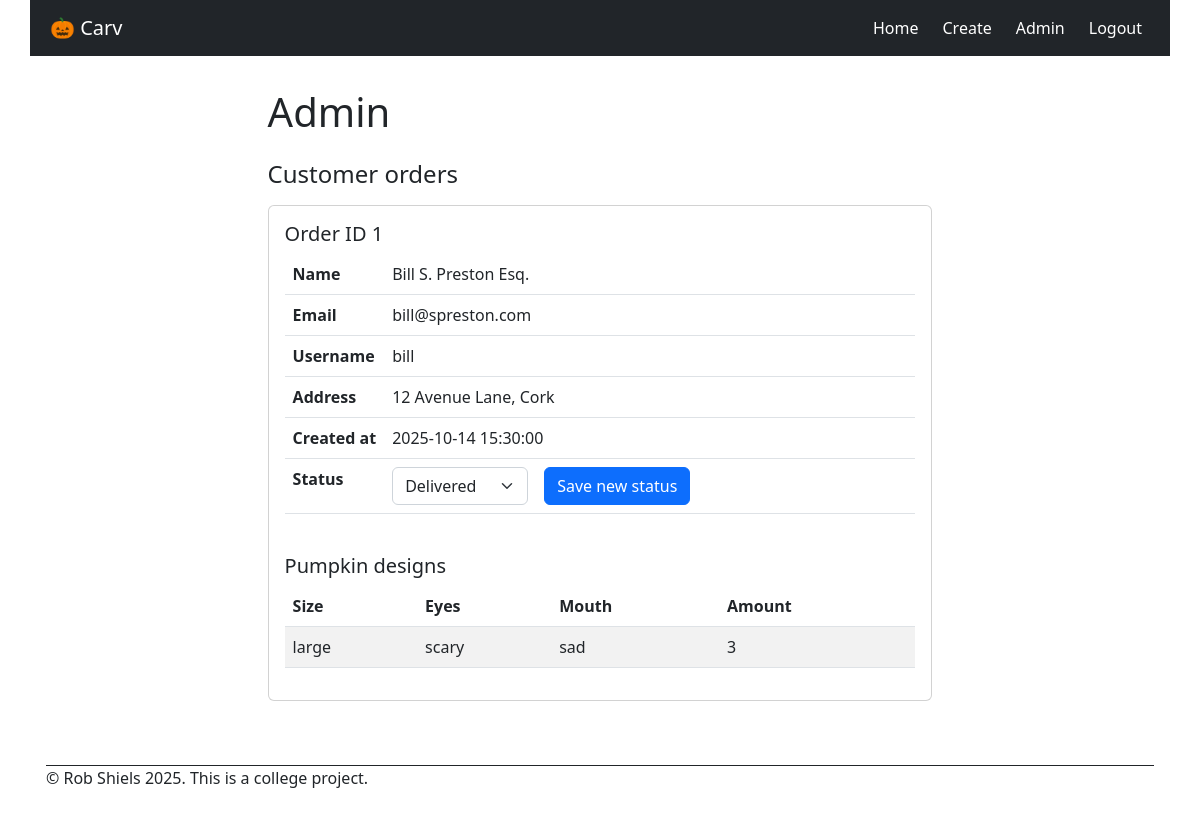
Page /admin (signed in) on the earlier database version.
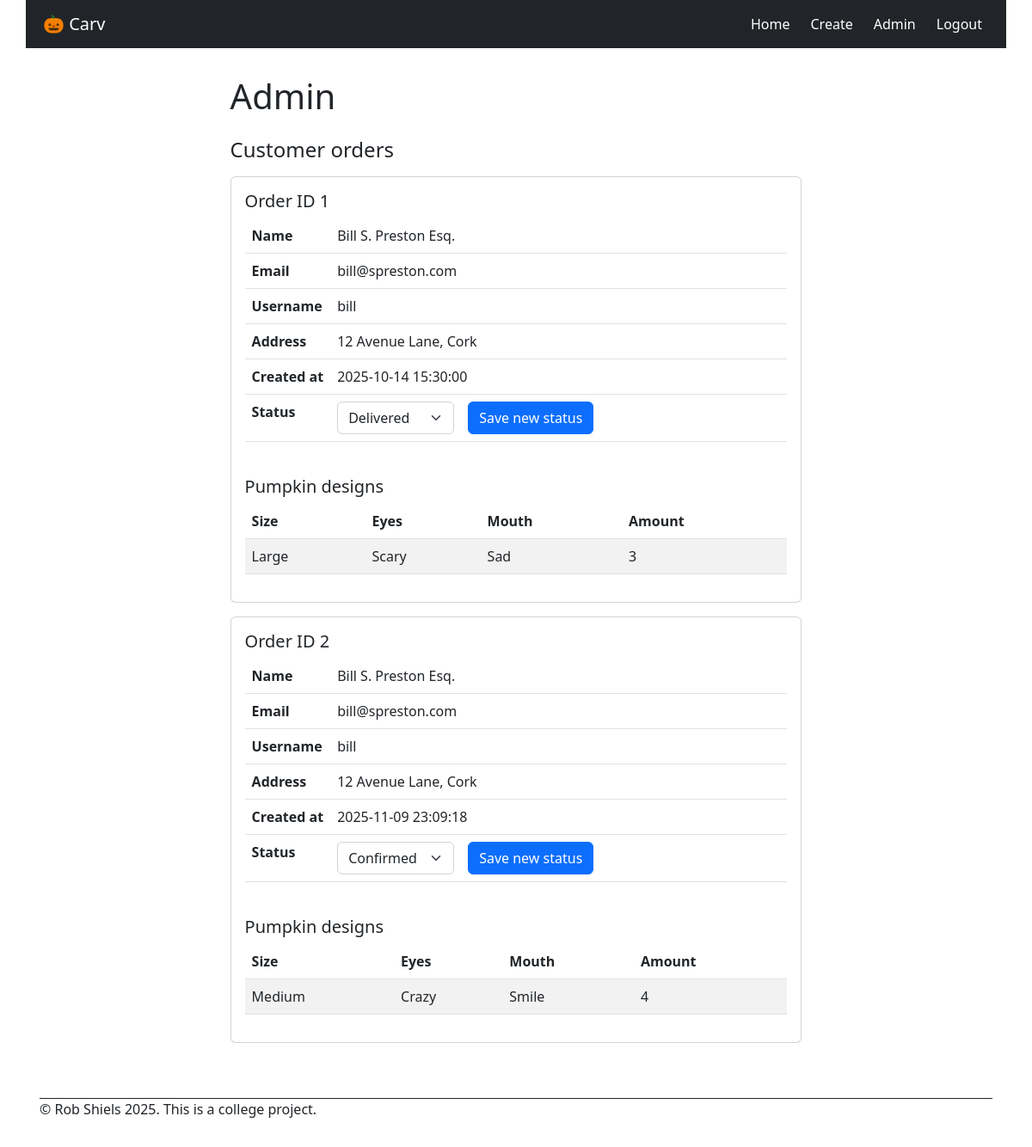
Same page on the later database version.
### models.py (models this page shows, shortened)
class Order(db.Model):
    __tablename__ = 'order'
    order_id: Mapped[int] = mapped_column(primary_key=True)
    created_at: Mapped[datetime] = mapped_column(nullable=False,  default=lambda: datetime.now(timezone.utc).replace(microsecond=0))
    status: Mapped[str] = mapped_column(nullable=True)
    customer_id: Mapped[int] = mapped_column(db.ForeignKey('user.user_id'), nullable=False) # Add 'delete' button to delete customer and all associated ordres
    customer = db.relationship('User', back_populates='orders')
    pumpkins = db.relationship('PumpkinDesign', back_populates='order',  cascade='all, delete-orphan', passive_deletes=True )  # one-to-many

class User(db.Model, UserMixin):
    __tablename__ = 'user'
    user_id: Mapped[int] = mapped_column(primary_key=True)
    username: Mapped[str] = mapped_column(nullable=False)
    password: Mapped[str] = mapped_column(nullable=False)
    name: Mapped[str] = mapped_column(nullable=False)
    email: Mapped[str] = mapped_column(nullable=False, unique=True)
    address: Mapped[str] = mapped_column(nullable=False)
    role: Mapped[str] = mapped_column(nullable=False, default="customer")
    orders = db.relationship('Order', back_populates='customer')

class PumpkinDesign(db.Model):
    __tablename__ = 'pumpkin_design'
    design_id: Mapped[int] = mapped_column(primary_key=True)
    size: Mapped[str] = mapped_column(nullable=False)
    eyes: Mapped[str] = mapped_column(nullable=False)
    mouth: Mapped[str] = mapped_column(nullable=False)
    amount: Mapped[int] = mapped_column(nullable=False)
    created_at: Mapped[datetime] = mapped_column(nullable=False,  default=lambda: datetime.now(timezone.utc).replace(microsecond=0))
    order_id: Mapped[int] = mapped_column(db.ForeignKey('order.order_id', ondelete='CASCADE'), nullable=False)
    order = db.relationship('Order', back_populates='pumpkins')

### app.py (the view)
@app.route("/admin")
@login_required
def admin_page():
    orders = Order.query.order_by(Order.order_id).all()
    return render_template("admin.html", orders=orders)

### app.py (called while the page is built)
@login_manager.user_loader
def load_user(user_id):
    return User.query.get(int(user_id))

### templates/admin.html (shortened to what this page needs)
{% set title = "Admin" %}
{% extends "base.html" %}
{% block main %}
<h4 class="card-title mb-3">Customer orders</h4>
{% for order in orders %}
<div class="card mb-3">
    <div class="card-body">
        <div class="pb-4">
            <h5>Order ID {{ order.order_id }}</h5>
            <table class="table">
                <tbody>
                    <tr>
                        <th scope="row" class="hug">Name</th>
                        <td>{{ order.customer.name }}</td>
                    </tr>
                    <tr>
                        <th scope="row" class="hug">Email</th>
                        <td>{{ order.customer.email }}</td>
                    </tr>
                    <tr>
                        <th scope="row" class="hug">Username</th>
                        <td>{{ order.customer.username }}</td>
                    </tr>
                    <tr>
                        <th scope="row" class="hug">Address</th>
                        <td>{{ order.customer.address }}</td>
                    </tr>
                    <tr>
                        <th scope="row" class="hug">Created at</th>
                        <td>{{ order.created_at }}</td>
                    </tr>
                    <tr>
                        <th scope="row" class="hug">Status</th>
                        <td>
                            <form action="{{ url_for('update_status', order_id=order.order_id) }}" method="POST"
                                class="row g-3">
                                <div class="col-auto"> <select name="status" class="order-status form-select"
                                        data-status="{{ order.status or '' }}" aria-label="Order status">
                                        <option value="Confirmed">Confirmed</option>
                                        <option value="Delivered">Delivered</option>
                                    </select>
                                </div>
                                <div class="col-auto">
                                    <button type="submit" class="btn btn-primary ">Save new status</button>
                                </div>
                            </form>
                        </td>
                    </tr>
                </tbody>
            </table>
        </div>
        <h5 class="card-title ">Pumpkin designs</h5>
        {% if order.pumpkins %}
        <table class="table table-striped">
            <thead>
                <tr>
                    <th>Size</th>
                    <th>Eyes</th>
                    <th>Mouth</th>
                    <th>Amount</th>
                </tr>
            </thead>
            <tbody>
                {% for pumpkin in order.pumpkins %}
                <tr>
                    <td>{{ pumpkin.size }}</td>
                    <td>{{ pumpkin.eyes }}</td>
                    <td>{{ pumpkin.mouth }}</td>
                    <td>{{ pumpkin.amount }}</td>
                </tr>
                {% endfor %}
            </tbody>
        </table>
        {% else %}
        <p class="text-muted">No pumpkins were added to this order. Please contact the customer.</p>
        {% endif %}
    </div>
</div>
{% endfor %}
{% endblock %}

### templates/base.html (shortened to what this page needs)
<!DOCTYPE html>
<html lang="en">
<head>
  <link rel="stylesheet" href="https://cdn.jsdelivr.net/npm/bootstrap@5.2.3/dist/css/bootstrap.min.css"
>
  <link rel="stylesheet" href="https://cdn.jsdelivr.net/npm/bootstrap-icons@1.3.0/font/bootstrap-icons.css">
  <link rel="stylesheet" href="{{ url_for('static', filename='css/style.css') }}">
</head>
<body>
  <div id="wrapper">
    <nav class="navbar navbar-expand-lg navbar-dark bg-dark p-2">
      <div class="container-fluid">
        <a class="navbar-brand" href="{{ url_for('index') }}">
          🎃
             Carv
        </a>
        <div class="collapse navbar-collapse" id="navbarNav">
          <ul class="navbar-nav ms-auto gap-2">
            <li class="nav-item">
              <a class="nav-link active" aria-current="page" href="{{ url_for('index') }}">Home</a>
            </li>
            <li class="nav-item">
              <a class="nav-link active" href="{{ url_for('create_pumpkin_page') }}">Create</a>
            </li>
            {% if current_user.is_authenticated %}
            <li class="nav-item">
              {% if current_user.role == 'admin' %}
              <a class="nav-link active" href="{{ url_for('admin_page') }}">Admin</a>
              {% else %}
              <a class="nav-link active" href="{{ url_for('my_account') }}">My account</a>
              {% endif %}
            </li>
            <li class="nav-item">
              <a class="nav-link active" href="{{ url_for('logout') }}">Logout</a>
            </li>
            {% endif %}
          </ul>
        </div>
      </div>
    </nav>
    <main>
      <div class="title-block">
        <h1 class="mb-4">{{ title or "Welcome" }}</h1>
      </div>
      {% block main %}
      {% endblock %}
    </main>
    <footer class="m-3">
      <p>&copy; Rob Shiels 2025. This is a college project.</p>
    </footer>
  </div>
</body>
</html>

### static/css/style.css (style rules this page uses)
* { margin: 0px; padding: 0px; font-size: 16px; }
html { height: 100%; color: white; }
body { margin: 0px; min-height: 100vh; }
nav { grid-area: nav; }
main { grid-area: main; }
footer { grid-area: footer; }
#wrapper { min-height: 100vh; margin-left: auto; margin-right: auto; background-color: white; display: grid; gap: 16px; grid-template-rows: auto 1fr auto; grid-template-areas: "nav" "main" "footer"; }
main { padding: 16px 16px; display: flex; flex-wrap: wrap; align-content: center; flex-direction: column; }
footer { border-top: 1px solid #212529; margin-top: auto; }
.table td.hug, .table th.hug { width: 1%; white-space: nowrap; }
@media (min-width: 480px) { body { margin: 0px 24px; max-width: 1140px; margin-left: auto; margin-right: auto; } }
@media (min-width: 480px) { .card { width:60%; } }

Differences in the rows shown:
changed PumpkinDesign: size "large" → "Large"; eyes "scary" → "Scary"; mouth "sad" → "Sad"
added Order: order_id "2", customer.name "Bill S. Preston Esq.", customer.email "bill@spreston.com", customer.username "bill", customer.address "12 Avenue Lane, Cork", created_at "2025-11-09 23:09:18", status "Confirmed"
added PumpkinDesign: size "Medium", eyes "Crazy", mouth "Smile", amount "4", shown under "2"
